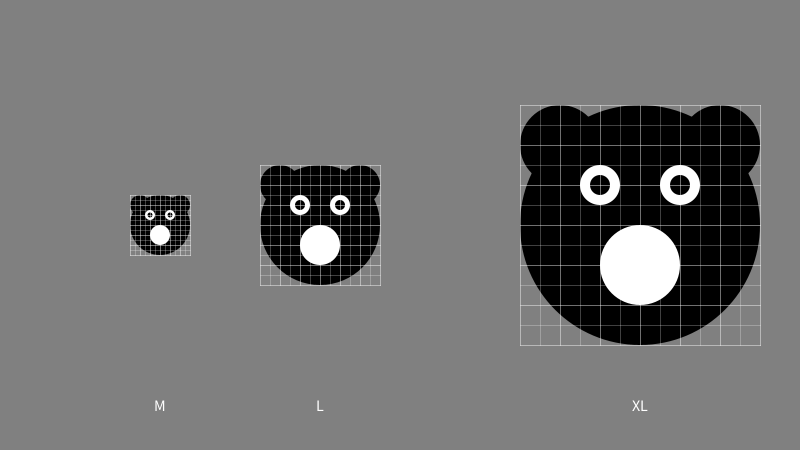
Frame 1 (no input)
Frame 60 (the mouse pressed at the canvas centre just before this capture): identical to frame 1, image omitted
Frame 120 (the mouse held since frame 60 and released just before this capture): identical to frame 1, image omitted

The Processing sketch that drew this single still picture (run headless with seeded random() and noise(); from frame 60 on, the mouse is pressed at the canvas centre):

// Processing sketch: orsi_MLXL
// ── orsi_MLXL.pde
orso M,L,XL;

void setup(){
  size(800,450);
   
  M = new orso(width/5, height/2, 60,color(0));
  L = new orso(width/5*2, height/2, 120,color(0));
  XL = new orso(width/5*4, height/2, 240,color(0));
  
  textAlign(CENTER,CENTER);
  textSize(16);
}

void draw(){
  background(128);
  
  M.draw();
  L.draw();
  XL.draw();
  
  text("M", M.x, height/10*9);
  text("L", L.x, height/10*9);
  text("XL", XL.x, height/10*9);
  
}

void keyPressed(){
  M.grid = !M.grid;
  L.grid = !L.grid;
  XL.grid = !XL.grid;
}

// ── orso.pde
class orso {
  // lista di variabili
  float x, y, w;
  color c;

  boolean grid;

  // "costruttore" della classe orso
  // assegna un valore alle variabili
  orso(float _x, float _y, float _w, color _c) {
    x = _x;
    y = _y;
    w = _w;
    c = _c;

    grid = true;
  }

  // cose che si possono far fare a un orso
  void draw() {
    // grid


    // disegna un orso
    fill(c);
    noStroke();
    // la faccia
    ellipse(x, y, w, w);
    //le orecchie
    ellipse(x-w/3, y-w/3, w/3, w/3);
    ellipse(x+w/3, y-w/3, w/3, w/3);
    // gli occhi
    fill(255);
    ellipse(x-w/6, y-w/6, w/6, w/6);
    ellipse(x+w/6, y-w/6, w/6, w/6);
    fill(c);
    ellipse(x-w/6, y-w/6, w/12, w/12);
    ellipse(x+w/6, y-w/6, w/12, w/12);
    // il muso
    fill(255);
    ellipse(x, y+w/6, w/3, w/3);

    if (grid) {
      stroke(255,64);
      strokeWeight(1);
      int div = 12;
      for (int n = 0; n<=div; n++) {
        line(x-w/2, y-w/2+(w/div)*n, x+w/2, y-w/2+(w/div)*n);
        line(x-w/2 + (w/div)*n, y-w/2, x-w/2 + (w/div)*n, y+w/2);
      }
      div = 6;
      for (int n = 0; n<=div; n++) {
        line(x-w/2, y-w/2+(w/div)*n, x+w/2, y-w/2+(w/div)*n);
        line(x-w/2 + (w/div)*n, y-w/2, x-w/2 + (w/div)*n, y+w/2);
      }
    }
  }
}
